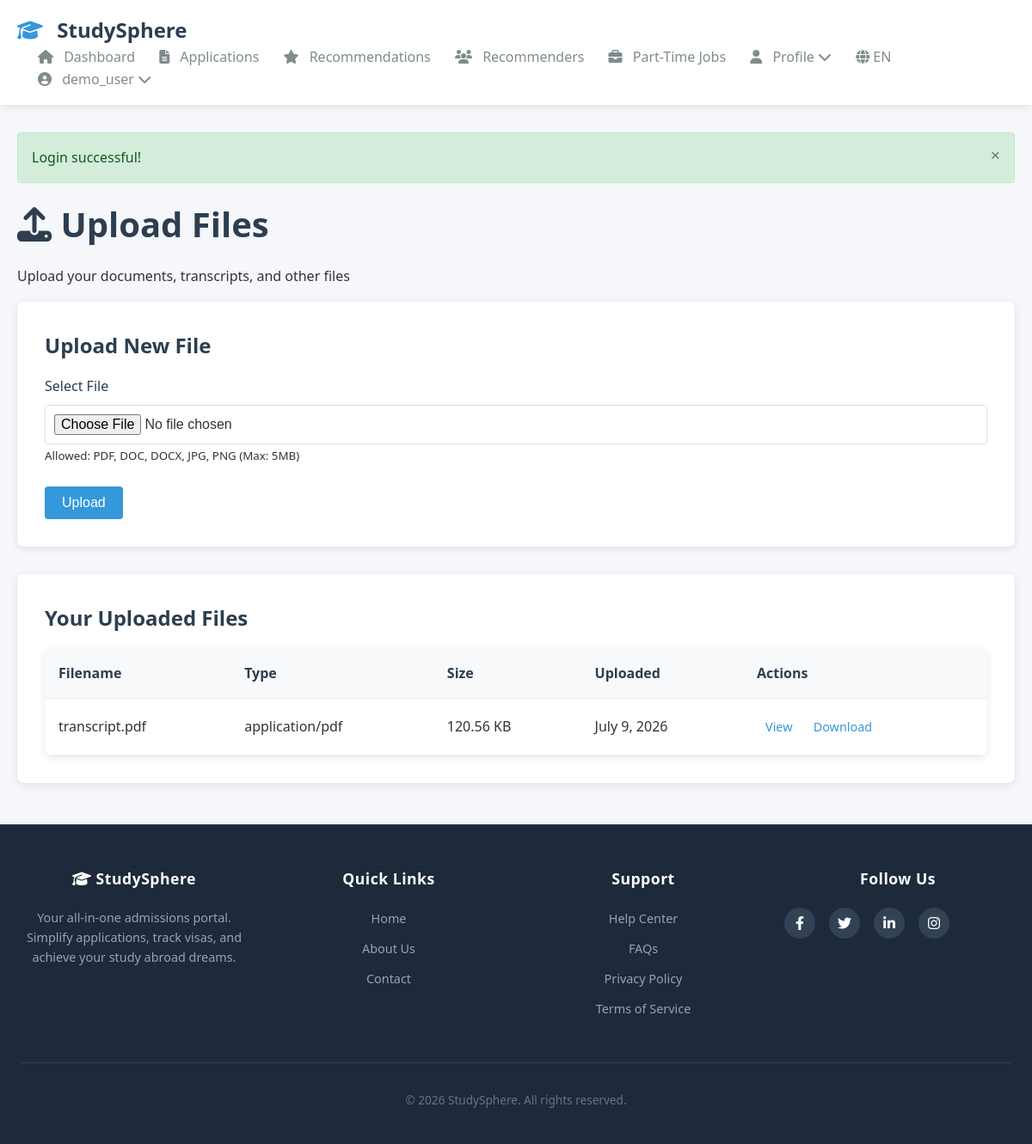
Screenshot of /public/upload.php (signed in) with the database file from the repository.
### tables this page shows
CREATE TABLE users (
  user_id INT UNSIGNED NOT NULL AUTO_INCREMENT PRIMARY KEY,
  username VARCHAR(50) NOT NULL UNIQUE,
  email VARCHAR(255) NOT NULL UNIQUE,
  password_hash VARCHAR(255) NOT NULL,
  default_role_id INT UNSIGNED NOT NULL DEFAULT 1,
  is_verified TINYINT(1) NOT NULL DEFAULT 0,
  is_disabled TINYINT(1) NOT NULL DEFAULT 0,
  preferred_language VARCHAR(10) DEFAULT 'en',
  last_login_at DATETIME NULL,
  created_at DATETIME NOT NULL DEFAULT CURRENT_TIMESTAMP,
  updated_at DATETIME NOT NULL DEFAULT CURRENT_TIMESTAMP ON UPDATE CURRENT_TIMESTAMP,
  deleted_at DATETIME NULL,
  FOREIGN KEY (default_role_id) REFERENCES roles(role_id) ON DELETE RESTRICT,
  KEY idx_users_email (email),
  KEY idx_users_username (username)
);

CREATE TABLE attachments (
  attachment_id INT UNSIGNED NOT NULL AUTO_INCREMENT PRIMARY KEY,
  uploader_user_id INT UNSIGNED NOT NULL,
  filename VARCHAR(255) NOT NULL,
  file_url VARCHAR(2048) NOT NULL,
  file_type VARCHAR(100) NULL,
  file_size INT UNSIGNED NULL,
  checksum VARCHAR(128) NULL,
  verified_by_admin_id INT UNSIGNED NULL,
  verified_at DATETIME NULL,
  created_at DATETIME NOT NULL DEFAULT CURRENT_TIMESTAMP,
  deleted_at DATETIME NULL,
  created_by INT UNSIGNED NULL,
  updated_by INT UNSIGNED NULL,
  updated_at DATETIME NULL,
  FOREIGN KEY (uploader_user_id) REFERENCES users(user_id) ON DELETE CASCADE,
  FOREIGN KEY (verified_by_admin_id) REFERENCES users(user_id) ON DELETE SET NULL,
  FOREIGN KEY (created_by) REFERENCES users(user_id) ON DELETE SET NULL,
  FOREIGN KEY (updated_by) REFERENCES users(user_id) ON DELETE SET NULL,
  KEY idx_attachments_uploader (uploader_user_id),
  KEY idx_attachments_verified_by (verified_by_admin_id),
  KEY idx_attachments_created_at (created_at),
  KEY idx_attachments_file_type (file_type)
);

### app/includes/lang.php (called while the page is built, shortened)
<?php
class Lang {
    private static $instance = null;
    private $current_lang = 'en';
    private function __construct() {
        $this->loadFromSession();
    }
    public static function getInstance() {
        if (self::$instance === null) {
            self::$instance = new self();
        }
        return self::$instance;
    }
    private function loadFromSession() {
        if (isset($_SESSION['lang'])) {
            $this->current_lang = $_SESSION['lang'];
        } elseif (isset($_SESSION['user_id'])) {
            $db = new Database();
            $user = $db->fetchOne("SELECT preferred_language FROM users WHERE user_id = ?", [$_SESSION['user_id']]);
            if ($user && !empty($user['preferred_language'])) {
                $this->current_lang = $user['preferred_language'];
            }
        }
    }
    public function getCurrentLang() {
        return $this->current_lang;
    }
}

### app/includes/db.php (called while the page is built, shortened)
<?php
class Database {
    private $host = "localhost";
    private $db_name = "studysphere";
    private $username = "root";
    private $password = "";
    private static $conn = null;
    public function getConnection() {
        if (self::$conn === null) {
            try {
                self::$conn = new PDO(
                    "mysql:host=" . $this->host . ";dbname=" . $this->db_name,
                    $this->username,
                    $this->password
                );
                self::$conn->setAttribute(PDO::ATTR_ERRMODE, PDO::ERRMODE_EXCEPTION);
                self::$conn->exec("set names utf8");
            } catch(PDOException $exception) {
                echo "Connection error: " . $exception->getMessage();
            }
        }
        return self::$conn;
    }
    public function query(string $sql, $params = []): PDOStatement {
        $db = $this->getConnection();
        $stmt = $db->prepare($sql);
        $stmt->execute($params);
        return $stmt;
    }
    public function fetchOne(string $sql, $params = []): ?array {
        $stmt = $this->query($sql, $params);
        $result = $stmt->fetch(PDO::FETCH_ASSOC);
        return $result !== false ? $result : null;
    }
    public function fetchAll(string $sql, $params = []): array {
        $stmt = $this->query($sql, $params);
        $result = $stmt->fetchAll(PDO::FETCH_ASSOC);
        return $result !== false ? $result : [];
    }
}
?>

### app/includes/init.php (called while the page is built, shortened)
<?php
require_once APP_PATH . '/includes/db.php';
require_once APP_PATH . '/includes/auth.php';
require_once APP_PATH . '/includes/helpers.php';
require_once APP_PATH . '/includes/lang.php';
Lang::getInstance();
spl_autoload_register(function($class) {
    $filename1 = strtolower($class) . '.php';
    $file1 = APP_PATH . '/includes/' . $filename1;
    $filename2 = strtolower(str_replace('_', '', $class)) . '.php';
    $file2 = APP_PATH . '/includes/' . $filename2;
    $manual_files = [
        'uploadhelper.php',
        'upload_helper.php',
        'match_engine.php',
        'helpers.php',
        'db.php',
        'auth.php'
    ];
    foreach ($manual_files as $manual_file) {
        $manual_path = APP_PATH . '/includes/' . $manual_file;
        if (file_exists($manual_path)) {
            break;
        }
    }
});
?>

### app/includes/auth.php (called while the page is built, shortened)
<?php
class Auth {
    private $db;
    public function __construct() {
        $this->db = new Database();
    }
    public static function isLoggedIn() {
        return isset($_SESSION['user_id']);
    }
    public function getCurrentUser() {
        return $this->db->fetchOne(
            "SELECT u.*, r.name as role_name, up.first_name, up.last_name
             FROM users u
             JOIN roles r ON u.default_role_id = r.role_id
             LEFT JOIN user_profiles up ON u.user_id = up.user_id
             WHERE u.user_id = ?",
            [$_SESSION['user_id']]
        );
    }
}
?>

### app/includes/helpers.php (called while the page is built, shortened)
<?php
class Helpers {
    public static function formatDate($date, $format = 'F j, Y') {
        return date($format, strtotime($date));
    }
    public static function getFlash() {
        if (isset($_SESSION['flash_message'])) {
            $message = $_SESSION['flash_message'];
            $type = $_SESSION['flash_type'];
            return ['message' => $message, 'type' => $type];
        }
        return null;
    }
}
?>

### app/includes/upload_helper.php (called while the page is built, shortened)
<?php
class UploadHelper {
    private $db;
    public function __construct() {
        $this->db = new Database();
    }
    public function getUserAttachments($user_id) {
        return $this->db->fetchAll(
            "SELECT a.*,
                    a.category as selected_category,
                    GROUP_CONCAT(DISTINCT
                        CASE
                            WHEN ed.education_record_id IS NOT NULL THEN 'Education'
                            WHEN tsd.score_id IS NOT NULL THEN 'Test Score'
                            WHEN ad.achievement_id IS NOT NULL THEN 'Achievement'
                            WHEN aa.application_id IS NOT NULL THEN 'Application'
                            WHEN r.letter_attachment_id IS NOT NULL THEN 'Recommendation'
                            WHEN v.document_attachment_id IS NOT NULL THEN 'Visa'
                            ELSE 'Uncategorized'
                        END
                    ) as categories,
                    COUNT(DISTINCT ed.education_record_id) +
                    COUNT(DISTINCT tsd.score_id) +
                    COUNT(DISTINCT ad.achievement_id) +
                    COUNT(DISTINCT aa.application_id) as usage_count
             FROM attachments a
             LEFT JOIN education_documents ed ON a.attachment_id = ed.attachment_id
             LEFT JOIN test_score_documents tsd ON a.attachment_id = tsd.attachment_id
             LEFT JOIN achievement_documents ad ON a.attachment_id = ad.attachment_id
             LEFT JOIN application_attachments aa ON a.attachment_id = aa.attachment_id
             LEFT JOIN recommendations r ON a.attachment_id = r.letter_attachment_id
             LEFT JOIN student_visas v ON a.attachment_id = v.document_attachment_id
             WHERE a.uploader_user_id = ? AND a.deleted_at IS NULL
             GROUP BY a.attachment_id
             ORDER BY a.created_at DESC",
            [$user_id]
        );
    }
}

### public/upload.php (the view, shortened to what this page needs)
<?php
require_once '../app/includes/init.php';
require_once '../app/templates/header.php';
$auth = new Auth();
$user = $auth->getCurrentUser();
$upload_helper = new UploadHelper();
$attachments = $upload_helper->getUserAttachments($user['user_id']);
?>
<div class="page-header">
    <h1><i class="fas fa-upload"></i> Upload Files</h1>
    <p>Upload your documents, transcripts, and other files</p>
</div>
<div class="card">
    <h3>Upload New File</h3>
    <form method="POST" enctype="multipart/form-data">
        <div class="form-group">
            <label for="file">Select File</label>
            <input type="file" id="file" name="file" required>
            <small>Allowed: PDF, DOC, DOCX, JPG, PNG (Max: 5MB)</small>
        </div>
        <button type="submit" class="btn btn-primary">Upload</button>
    </form>
</div>
<div class="card">
    <h3>Your Uploaded Files</h3>
    <?php if (empty($attachments)): ?>
        <p>No files uploaded yet.</p>
    <?php else: ?>
        <table class="table">
            <thead>
                <tr>
                    <th>Filename</th>
                    <th>Type</th>
                    <th>Size</th>
                    <th>Uploaded</th>
                    <th>Actions</th>
                </tr>
            </thead>
            <tbody>
                <?php foreach ($attachments as $file): ?>
                    <tr>
                        <td><?php echo $file['filename']; ?></td>
                        <td><?php echo $file['file_type']; ?></td>
                        <td><?php echo round($file['file_size'] / 1024, 2); ?> KB</td>
                        <td><?php echo Helpers::formatDate($file['created_at']); ?></td>
                        <td>
                            <a href="<?php echo $file['file_url']; ?>" class="btn btn-small" target="_blank">View</a>
                            <a href="download_file.php?id=<?php echo $file['attachment_id']; ?>" class="btn btn-small">Download</a>
                        </td>
                    </tr>
                <?php endforeach; ?>
            </tbody>
        </table>
    <?php endif; ?>
</div>
<?php require_once '../app/templates/footer.php'; ?>

### app/templates/header.php (shortened to what this page needs)
<?php
$current_user = isset($_SESSION['user_id']) ? (new Auth())->getCurrentUser() : null;
?>
<!DOCTYPE html>
<html lang="en">
<head>
    <link rel="stylesheet" href="/studysphere/public/assets/css/main.css">
    <link rel="stylesheet" href="https://cdnjs.cloudflare.com/ajax/libs/font-awesome/6.4.0/css/all.min.css">
</head>
<body>
    <nav class="navbar">
        <div class="container">
            <div class="nav-brand">
                <a href="/studysphere/public/index.php">
                    <i class="fas fa-graduation-cap"></i> StudySphere
                </a>
            </div>
            <div class="nav-menu" id="navMenu">
                <?php if (isset($_SESSION['user_id'])): ?>
                    <?php if ($_SESSION['role'] == 'student'): ?>
                        <a href="/studysphere/public/student/dashboard.php" class="nav-link">
                            <i class="fas fa-home"></i> <span class="nav-text">Dashboard</span>
                        </a>
                        <a href="/studysphere/public/student/applications.php" class="nav-link">
                            <i class="fas fa-file-alt"></i> <span class="nav-text">Applications</span>
                        </a>
                        <a href="/studysphere/public/student/program_recommendations.php" class="nav-link">
                            <i class="fas fa-star"></i> <span class="nav-text">Recommendations</span>
                        </a>
                        <a href="/studysphere/public/student/recommenders.php" class="nav-link">
                        <i class="fas fa-users"></i> <span class="nav-text">Recommenders</span>
                        </a>
                        <a href="/studysphere/public/student/jobs.php" class="nav-link">
                        <i class="fas fa-briefcase"></i> <span class="nav-text">Part-Time Jobs</span>
                        </a>
                        <div class="nav-dropdown">
                        <a href="#" class="nav-link dropdown-toggle">
                            <i class="fas fa-user"></i> <span class="nav-text">Profile</span> <i class="fas fa-chevron-down"></i>
                        </a>
                    </div>
                    <?php endif; ?>
                    <div class="nav-dropdown lang-switcher">
    <a href="#" class="nav-link dropdown-toggle">
        <i class="fas fa-globe"></i> <?= strtoupper(Lang::getInstance()->getCurrentLang()) ?>
    </a>
</div>
                    <div class="nav-dropdown user-dropdown">
                        <a href="#" class="nav-link dropdown-toggle">
                            <i class="fas fa-user-circle"></i>
                            <span class="nav-text">
                                <?php
                                if ($current_user && !empty($current_user['first_name'])) {
                                    echo htmlspecialchars($current_user['first_name']);
                                } else {
                                    echo htmlspecialchars($_SESSION['username']);
                                }
                                ?>
                            </span>
                            <i class="fas fa-chevron-down"></i>
                        </a>
                    </div>
<?php endif; ?>
            </div>
        </div>
    </nav>
    <div class="container">
        <?php
        $flash = Helpers::getFlash();
        if ($flash): ?>
            <div class="alert alert-<?php echo $flash['type']; ?>">
                <button type="button" class="alert-close" onclick="this.parentElement.style.display='none'">&times;</button>
                <?php echo $flash['message']; ?>
            </div>
        <?php endif; ?>

### public/assets/css/main.css (style rules this page uses)
* { margin: 0; padding: 0; box-sizing: border-box; }
body { font-family: 'Segoe UI', Tahoma, Geneva, Verdana, sans-serif; line-height: 1.6; color: #333; background-color: #f5f7fa; }
.container { max-width: 1200px; margin: 0 auto; padding: 0 20px; }
h1, h2, h3, h4 { color: #2c3e50; margin-bottom: 1rem; }
h1 { font-size: 2.5rem; }
h3 { font-size: 1.5rem; }
p { margin-bottom: 1rem; }
a { color: #3498db; text-decoration: none; transition: color 0.3s; }
.navbar { background: white; box-shadow: 0 2px 10px rgba(0,0,0,0.1); padding: 1rem 0; margin-bottom: 2rem; }
.nav-brand { float: left; font-size: 1.5rem; font-weight: bold; }
.nav-brand a { color: #2c3e50; }
.nav-brand i { color: #3498db; margin-right: 10px; }
.nav-menu { float: right; }
.nav-menu a { margin-left: 1.5rem; color: #7f8c8d; font-weight: 500; }
.navbar::after { content: ''; display: table; clear: both; }
.btn { display: inline-block; padding: 10px 20px; border: none; border-radius: 4px; cursor: pointer; font-size: 1rem; text-align: center; transition: all 0.3s; }
.btn-primary { background: #3498db; color: white; }
.btn-small { padding: 5px 10px; font-size: 0.9rem; }
.card { background: white; border-radius: 8px; padding: 2rem; margin-bottom: 2rem; box-shadow: 0 2px 10px rgba(0,0,0,0.1); }
.form-group { margin-bottom: 1.5rem; }
.form-group label { display: block; margin-bottom: 0.5rem; font-weight: 500; color: #2c3e50; }
.form-group input, .form-group select, .form-group textarea { width: 100%; padding: 10px; border: 1px solid #ddd; border-radius: 4px; font-size: 1rem; }
.alert { padding: 1rem; border-radius: 4px; margin-bottom: 1rem; }
.alert-success { background: #d4edda; color: #155724; border: 1px solid #c3e6cb; }
.table { width: 100%; border-collapse: collapse; background: white; border-radius: 8px; overflow: hidden; box-shadow: 0 2px 10px rgba(0,0,0,0.1); }
.table th, .table td { padding: 1rem; text-align: left; border-bottom: 1px solid #eee; }
.table th { background: #f8f9fa; font-weight: 600; color: #2c3e50; }
.nav-dropdown { position: relative; display: inline-block; }
.dropdown-toggle { cursor: pointer; }
.alert-close { float: right; background: none; border: none; font-size: 1.2rem; line-height: 1; cursor: pointer; color: inherit; opacity: 0.7; }
.nav-text { margin-left: 8px; }

### rows the page displays
users: preferred_language "EN"
attachments: filename "transcript.pdf", file_type "application/pdf", $file['file_size']/1024 "120.56", created_at "July 9, 2026"

### other values shown
$_SESSION['username'] "demo_user"
$flash['message'] "Login successful!"
